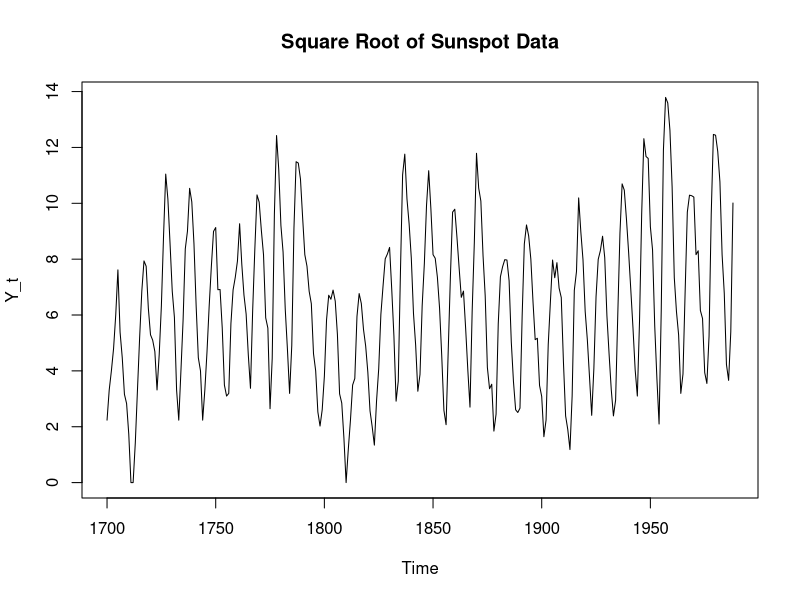
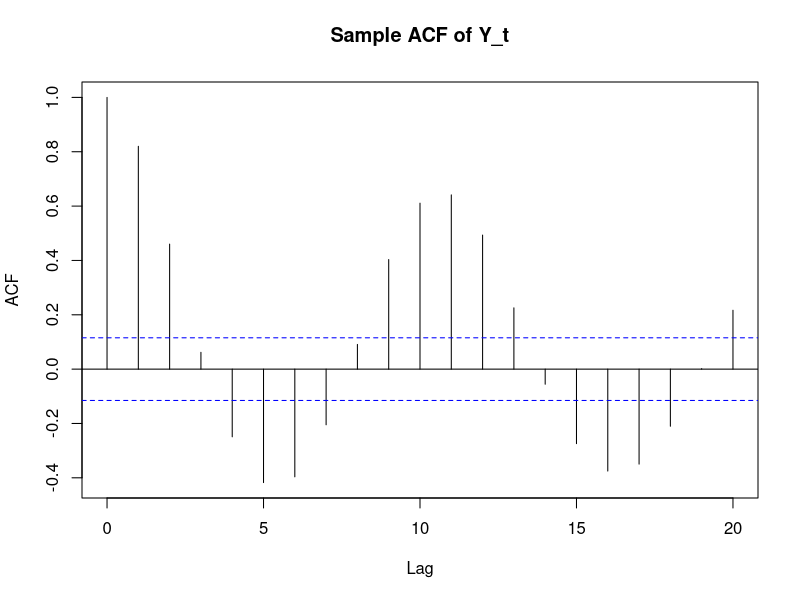
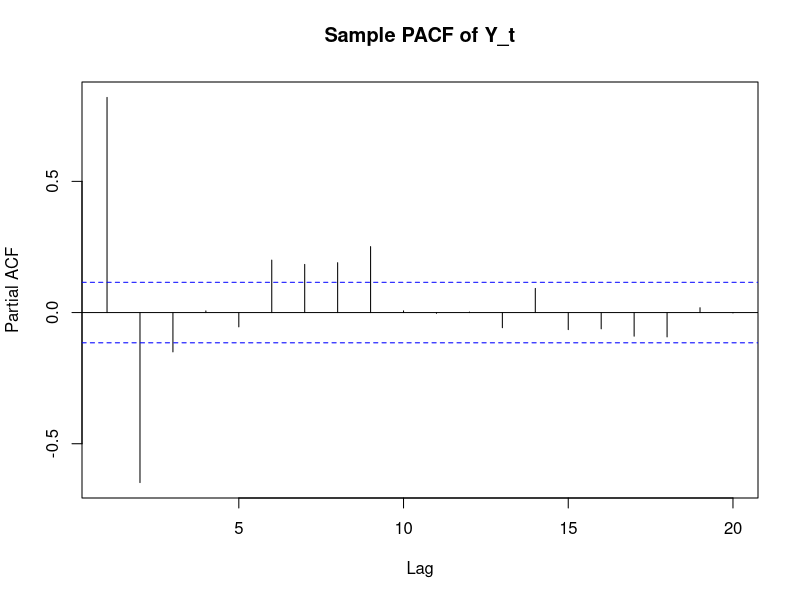
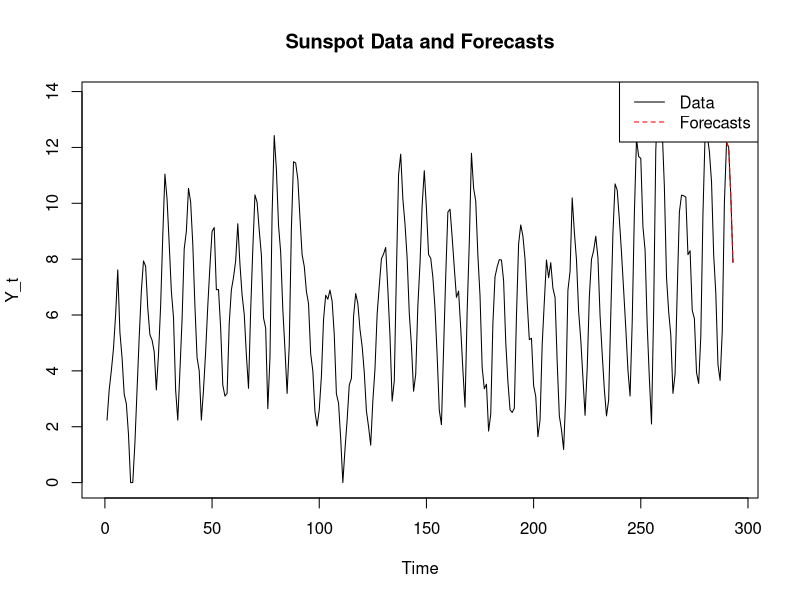
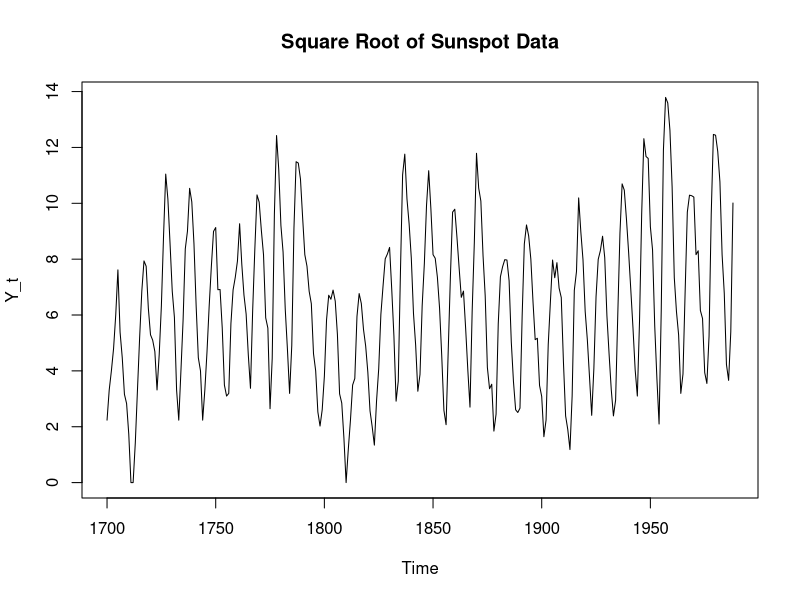
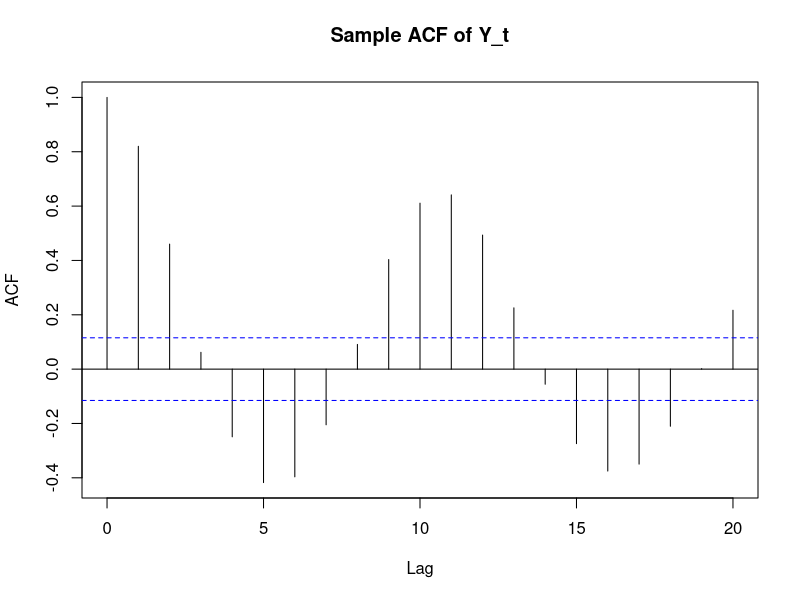
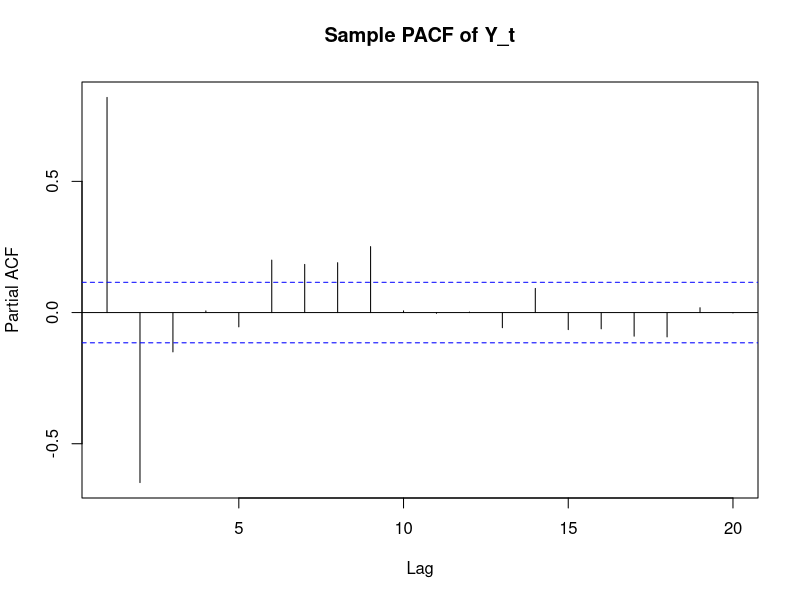
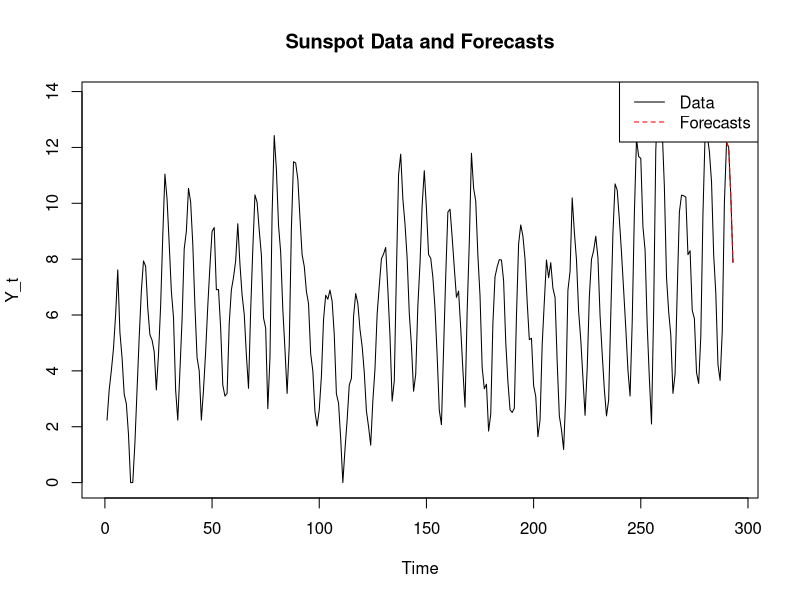

Write R code to recreate these figures, in order.
library(forecast)

# Part a: Compute the sample ACF and PACF for the square root of sunspot data
data(sunspot.year)  # Load sunspot data from base R
Y_t <- sqrt(sunspot.year)  # Transform the data

# Plot the transformed series
plot(Y_t, type = "l", main = "Square Root of Sunspot Data", xlab = "Time", ylab = "Y_t")

# Compute and plot the sample ACF and PACF
acf(Y_t, lag.max = 20, main = "Sample ACF of Y_t")
pacf(Y_t, lag.max = 20, main = "Sample PACF of Y_t")

# Save the plots
png("Square_Root_Sunspot_Data.png", width = 800, height = 400)
plot(Y_t, type = "l", main = "Square Root of Sunspot Data", xlab = "Time", ylab = "Y_t")
dev.off()

png("Sample_ACF_Y_t.png", width = 800, height = 400)
acf(Y_t, lag.max = 20, main = "Sample ACF of Y_t")
dev.off()

png("Sample_PACF_Y_t.png", width = 800, height = 400)
pacf(Y_t, lag.max = 20, main = "Sample PACF of Y_t")
dev.off()

# Part b: Yule-Walker estimates for the AR(2) model
gamma_X <- c(1382.2, 1114.4, 591.73)  # Sample autocovariances
Gamma <- matrix(c(gamma_X[1], gamma_X[2], gamma_X[2], gamma_X[1]), nrow = 2, byrow = TRUE)
gamma <- matrix(gamma_X[2:3], nrow = 2)

# Solve for phi_1 and phi_2
phi <- solve(Gamma, gamma)
phi_1 <- phi[1]
phi_2 <- phi[2]

# Estimate sigma^2
sigma2 <- gamma_X[1] - phi_1 * gamma_X[2] - phi_2 * gamma_X[3]

cat("Yule-Walker Estimates:\n")
cat("phi_1 =", phi_1, "\n")
cat("phi_2 =", phi_2, "\n")
cat("sigma^2 =", sigma2, "\n")

# Part c: Durbin-Levinson algorithm for sample PACF
# Use the acf() function to compute PACF
pacf_values <- pacf(Y_t, lag.max = 3, plot = FALSE)
phi_11 <- pacf_values$acf[1]
phi_22 <- pacf_values$acf[2]
phi_33 <- pacf_values$acf[3]

cat("Sample PACF Values:\n")
cat("phi_11 =", phi_11, "\n")
cat("phi_22 =", phi_22, "\n")
cat("phi_33 =", phi_33, "\n")

# Test compatibility with AR(1), AR(2), MA(1), MA(2) processes
critical_value <- 1.96 / sqrt(length(Y_t))  # 95% significance level
cat("Critical value for PACF (95% significance level):", critical_value, "\n")
cat("Is phi_33 significant?", abs(phi_33) > critical_value, "\n")

# Part d: Forecasting using the fitted AR(2) model
# Fit the AR(2) model
ar_model <- arima(Y_t, order = c(2, 0, 0), method = "CSS")

# Forecast for h = 1, 2, 3, 4
forecasts <- predict(ar_model, n.ahead = 4)
forecast_values <- forecasts$pred
forecast_se <- forecasts$se

cat("Forecasts for h = 1, 2, 3, 4:\n")
print(forecast_values)

# Part e: Plot all data and forecasts
# Combine original data and forecasts
forecast_index <- (length(Y_t) + 1):(length(Y_t) + 4)
plot_data <- c(Y_t, forecast_values)

# Plot the data and forecasts
plot(plot_data, type = "l", main = "Sunspot Data and Forecasts", xlab = "Time", ylab = "Y_t", col = "black")
lines(forecast_index, forecast_values, col = "red", lty = 2)
legend("topright", legend = c("Data", "Forecasts"), col = c("black", "red"), lty = c(1, 2))

# Save the plot
png("Sunspot_Forecasts.png", width = 800, height = 400)
plot(plot_data, type = "l", main = "Sunspot Data and Forecasts", xlab = "Time", ylab = "Y_t", col = "black")
lines(forecast_index, forecast_values, col = "red", lty = 2)
legend("topright", legend = c("Data", "Forecasts"), col = c("black", "red"), lty = c(1, 2))
dev.off()